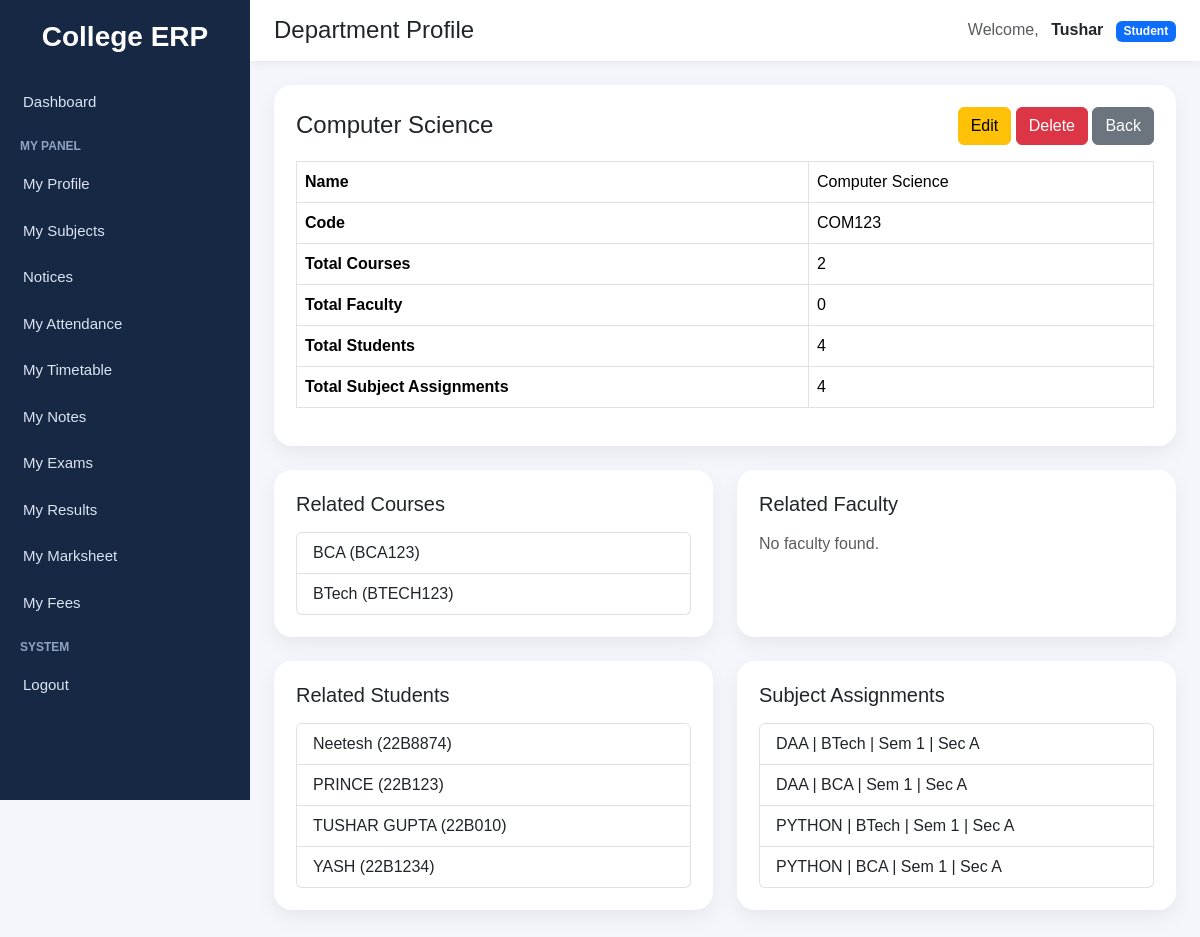
Screenshot of /departments/profile/8/ (signed in) with the database file from the repository.
### accounts/models.py (models this page shows, shortened)
class CustomUser(AbstractUser):
    ROLE_CHOICES = (
        ("student", "Student"),
        ("faculty", "Faculty"),
        ("admin", "Admin"),
    )
    role = models.CharField(max_length=20, choices=ROLE_CHOICES)
    groups = models.ManyToManyField(
        Group,
        blank=True,
        related_name="customuser_set",
        related_query_name="customuser"
    )
    user_permissions = models.ManyToManyField(
        Permission,
        blank=True,
        related_name="customuser_permissions_set",
        related_query_name="customuser_permission"
    )

### departments/models.py (models this page shows)
class Department(models.Model):
    name = models.CharField(max_length=100, unique=True)
    code = models.CharField(max_length=10, unique=True)
    class Meta:
        ordering = ["name"]
    def __str__(self):
        return f"{self.name} ({self.code})"

### courses/models.py (models this page shows, shortened)
class Course(models.Model):
    name = models.CharField(max_length=100, unique=True)
    code = models.CharField(max_length=20, unique=True)
    department = models.ForeignKey(
        Department,
        on_delete=models.CASCADE,
        related_name="courses"
    )
    duration = models.PositiveIntegerField(default=3)
    faculty = models.ForeignKey(
        "faculty.Faculty",
        on_delete=models.SET_NULL,
        null=True,
        blank=True,
        related_name="assigned_courses"
    )
    created_at = models.DateTimeField(auto_now_add=True)
    class Meta:
        ordering = ["name"]

### students/models.py (models this page shows, shortened)
class Student(models.Model):
    GENDER_CHOICES = (
        ('Male', 'Male'),
        ('Female', 'Female'),
        ('Other', 'Other'),
    )
    SEMESTER_CHOICES = (
        (1, 'Semester 1'),
        (2, 'Semester 2'),
        (3, 'Semester 3'),
        (4, 'Semester 4'),
        (5, 'Semester 5'),
        (6, 'Semester 6'),
        (7, 'Semester 7'),
        (8, 'Semester 8'),
    )
    YEAR_CHOICES = (
        (1, '1st Year'),
        (2, '2nd Year'),
        (3, '3rd Year'),
        (4, '4th Year'),
    )
    user = models.OneToOneField(
        settings.AUTH_USER_MODEL,
        on_delete=models.CASCADE,
        related_name='student_profile'
    )
    name = models.CharField(max_length=150)
    enrollment_number = models.CharField(max_length=50, unique=True)
    roll_number = models.CharField(max_length=50, unique=True, blank=True, null=True)
    department = models.ForeignKey(
        Department,
        on_delete=models.CASCADE,
        related_name='students',
        null=True,
        blank=True
    )
    course = models.CharField(max_length=100, blank=True, null=True)
    course_fk = models.ForeignKey(
        Course,
        on_delete=models.SET_NULL,
        related_name='student_profiles',
        null=True,
        blank=True
    )
    semester = models.PositiveSmallIntegerField(choices=SEMESTER_CHOICES, default=1)
    year = models.PositiveSmallIntegerField(choices=YEAR_CHOICES, default=1)
    section = models.CharField(max_length=20, blank=True, null=True)
    phone = models.CharField(max_length=15, blank=True, null=True)
    address = models.TextField(blank=True, null=True)
    date_of_birth = models.DateField(blank=True, null=True)
    gender = models.CharField(max_length=10, choices=GENDER_CHOICES, blank=True, null=True)
    photo = models.ImageField(upload_to='students/', blank=True, null=True)
    admission_date = models.DateField(blank=True, null=True)
    created_at = models.DateTimeField(auto_now_add=True, null=True, blank=True)
    updated_at = models.DateTimeField(auto_now=True, null=True, blank=True)
    class Meta:
        ordering = ['name']

### subjects/models.py (models this page shows, shortened)
class SubjectAssignment(models.Model):
    SEMESTER_CHOICES = (
        (1, 'Semester 1'),
        (2, 'Semester 2'),
        (3, 'Semester 3'),
        (4, 'Semester 4'),
        (5, 'Semester 5'),
        (6, 'Semester 6'),
        (7, 'Semester 7'),
        (8, 'Semester 8'),
    )
    department = models.ForeignKey(
        Department,
        on_delete=models.CASCADE,
        related_name='subject_assignments'
    )
    course = models.ForeignKey(
        Course,
        on_delete=models.CASCADE,
        related_name='subject_assignments'
    )
    semester = models.PositiveSmallIntegerField(choices=SEMESTER_CHOICES)
    section = models.CharField(max_length=20, blank=True, null=True)
    subject = models.ForeignKey(
        Subject,
        on_delete=models.CASCADE,
        related_name='assignments'
    )
    faculty = models.ForeignKey(
        Faculty,
        on_delete=models.CASCADE,
        related_name='subject_assignments'
    )
    is_active = models.BooleanField(default=True)
    created_at = models.DateTimeField(auto_now_add=True)
    class Meta:
        ordering = ['department__name', 'course__name', 'semester', 'section', 'subject__name']
        unique_together = ('course', 'semester', 'section', 'subject')

class Subject(models.Model):
    name = models.CharField(max_length=100)
    code = models.CharField(max_length=20)

### departments/views.py (the view)
# urls.py: path("profile/<int:pk>/", views.department_profile, name="department_profile"),
@login_required
def department_profile(request, pk):
    department = get_object_or_404(Department, pk=pk)
    related_courses = Course.objects.filter(department=department).order_by("name")
    related_faculty = Faculty.objects.filter(department=department).order_by("name")
    related_students = Student.objects.filter(department=department).order_by("name")
    related_assignments = SubjectAssignment.objects.select_related(
        "subject", "course", "faculty"
    ).filter(
        department=department,
        is_active=True
    ).order_by("semester", "section", "subject__name")
    context = {
        "department": department,
        "related_courses": related_courses,
        "related_faculty": related_faculty,
        "related_students": related_students,
        "related_assignments": related_assignments,
        "course_count": related_courses.count(),
        "faculty_count": related_faculty.count(),
        "student_count": related_students.count(),
        "assignment_count": related_assignments.count(),
    }
    return render(request, "departments/department_profile.html", context)

### departments/templates/departments/department_profile.html (shortened to what this page needs)
{% extends "base.html" %}
{% block page_title %}Department Profile{% endblock %}
{% block content %}
<div class="page-card mb-4">
    <div class="d-flex justify-content-between align-items-center mb-3">
        <h4 class="mb-0">{{ department.name }}</h4>
        <div>
            <a href="{% url 'edit_department' department.id %}" class="btn btn-warning">Edit</a>
            <a href="{% url 'delete_department' department.id %}" class="btn btn-danger">Delete</a>
            <a href="{% url 'department_list' %}" class="btn btn-secondary">Back</a>
        </div>
    </div>
    <table class="table table-bordered">
        <tr><th>Name</th><td>{{ department.name }}</td></tr>
        <tr><th>Code</th><td>{{ department.code }}</td></tr>
        <tr><th>Total Courses</th><td>{{ course_count }}</td></tr>
        <tr><th>Total Faculty</th><td>{{ faculty_count }}</td></tr>
        <tr><th>Total Students</th><td>{{ student_count }}</td></tr>
        <tr><th>Total Subject Assignments</th><td>{{ assignment_count }}</td></tr>
    </table>
</div>
<div class="row">
    <div class="col-md-6 mb-4">
        <div class="page-card h-100">
            <h5 class="mb-3">Related Courses</h5>
            {% if related_courses %}
                <ul class="list-group">
                    {% for course in related_courses %}
                        <li class="list-group-item">{{ course.name }} ({{ course.code }})</li>
                    {% endfor %}
                </ul>
            {% else %}
                <p class="text-muted mb-0">No courses found.</p>
            {% endif %}
        </div>
    </div>
    <div class="col-md-6 mb-4">
        <div class="page-card h-100">
            <h5 class="mb-3">Related Faculty</h5>
            {% if related_faculty %}
                <ul class="list-group">
                    {% for faculty in related_faculty %}
                        <li class="list-group-item">{{ faculty.name }}</li>
                    {% endfor %}
                </ul>
            {% else %}
                <p class="text-muted mb-0">No faculty found.</p>
            {% endif %}
        </div>
    </div>
    <div class="col-md-6 mb-4">
        <div class="page-card h-100">
            <h5 class="mb-3">Related Students</h5>
            {% if related_students %}
                <ul class="list-group">
                    {% for student in related_students|slice:":10" %}
                        <li class="list-group-item">
                            {{ student.name }}{% if student.enrollment_number %} ({{ student.enrollment_number }}){% endif %}
                        </li>
                    {% endfor %}
                </ul>
            {% else %}
                <p class="text-muted mb-0">No students found.</p>
            {% endif %}
        </div>
    </div>
    <div class="col-md-6 mb-4">
        <div class="page-card h-100">
            <h5 class="mb-3">Subject Assignments</h5>
            {% if related_assignments %}
                <ul class="list-group">
                    {% for item in related_assignments|slice:":10" %}
                        <li class="list-group-item">
                            {{ item.subject.name }} | {{ item.course.name }} | Sem {{ item.semester }}
                            {% if item.section %}| Sec {{ item.section }}{% endif %}
                        </li>
                    {% endfor %}
                </ul>
            {% else %}
                <p class="text-muted mb-0">No subject assignments found.</p>
            {% endif %}
        </div>
    </div>
</div>
{% endblock %}

### templates/base.html (shortened to what this page needs)
<!DOCTYPE html>
<html lang="en">
<head>
    <link href="https://cdn.jsdelivr.net/npm/bootstrap@5.3.3/dist/css/bootstrap.min.css" rel="stylesheet">
</head>
<body>
<div class="sidebar">
    <h3>College ERP</h3>
    {% if request.user.is_authenticated %}
        {% if request.user.is_superuser or request.user.role == 'admin' %}
            <a href="/dashboard/" class="{% if '/dashboard' in request.path or request.path == '/' %}active-link{% endif %}">
                Dashboard
            </a>
            <div class="sidebar-section-title">Management</div>
            <a href="{% url 'student_list' %}" class="{% if '/students/' in request.path %}active-link{% endif %}">
                Students
            </a>
            <a href="{% url 'faculty_list' %}" class="{% if '/faculty/' in request.path %}active-link{% endif %}">
                Faculty
            </a>
            <a href="/courses/" class="{% if '/courses/' in request.path %}active-link{% endif %}">
                Courses
            </a>
            <a href="/departments/" class="{% if '/departments/' in request.path %}active-link{% endif %}">
                Departments
            </a>
            <div class="sidebar-section-title">Academics</div>
            <a href="/subjects/" class="{% if '/subjects/' in request.path and '/subjects/assignments/' not in request.path and '/subjects/my/' not in request.path %}active-link{% endif %}">
                Subjects
            </a>
            <a href="{% url 'subject_assignment_list' %}" class="{% if '/subjects/assignments/' in request.path %}active-link{% endif %}">
                Subject Assignments
            </a>
            <a href="{% url 'notice_list' %}" class="{% if '/notices/' in request.path %}active-link{% endif %}">
                Notices
            </a>
            <a href="{% url 'attendance_list' %}" class="{% if '/attendance/' in request.path %}active-link{% endif %}">
                Attendance
            </a>
            <a href="{% url 'timetable_list' %}" class="{% if '/timetable/' in request.path and '/timetable/faculty/' not in request.path and '/timetable/student/' not in request.path %}active-link{% endif %}">
                Timetable
            </a>
            <a href="/exams/" class="{% if '/exams/' in request.path and '/exams/results/' not in request.path %}active-link{% endif %}">
                Exams
            </a>
            <a href="{% url 'exam_schedule_list' %}" class="{% if '/exams/schedule/' in request.path %}active-link{% endif %}">
                Exam Schedule
            </a>
            <a href="{% url 'result_list' %}" class="{% if '/exams/results/list/' in request.path %}active-link{% endif %}">
                Results
            </a>
            <a href="{% url 'fee_structure_list' %}" class="{% if '/finance/structures/' in request.path %}active-link{% endif %}">
                Fee Structures
            </a>
            <a href="{% url 'promote_student_fee' %}" class="{% if '/finance/promote/' in request.path %}active-link{% endif %}">
                Promote Fees
            </a>
            <a href="{% url 'student_fee_list' %}" class="{% if '/finance/students/' in request.path %}active-link{% endif %}">
                Student Fees
            </a>
        {% elif request.user.role == 'student' %}
            <a href="/dashboard/" class="{% if '/dashboard' in request.path or request.path == '/' %}active-link{% endif %}">
                Dashboard
            </a>
            <div class="sidebar-section-title">My Panel</div>
            <a href="{% url 'my_student_profile' %}" class="{% if '/students/profile/' in request.path %}active-link{% endif %}">
                My Profile
            </a>
            <a href="{% url 'my_subjects' %}" class="{% if '/subjects/my/' in request.path %}active-link{% endif %}">
                My Subjects
            </a>
            <a href="{% url 'notice_list' %}" class="{% if '/notices/' in request.path %}active-link{% endif %}">
                Notices
            </a>
            <a href="{% url 'my_attendance' %}" class="{% if '/attendance/my/' in request.path %}active-link{% endif %}">
                My Attendance
            </a>
            <a href="{% url 'student_timetable' %}" class="{% if '/timetable/student/' in request.path %}active-link{% endif %}">
                My Timetable
            </a>
            <a href="{% url 'student_note_list' %}" class="{% if '/notes/student/' in request.path %}active-link{% endif %}">
                My Notes
            </a>
            <a href="{% url 'student_exam_schedule' %}" class="{% if '/exams/my-exams/' in request.path %}active-link{% endif %}">
                My Exams
            </a>
            <a href="{% url 'student_result_list' %}" class="{% if '/exams/results/student/' in request.path %}active-link{% endif %}">
                My Results
            </a>
            <a href="{% url 'consolidated_marksheet' %}" class="{% if '/exams/marksheet/' in request.path %}active-link{% endif %}">
                My Marksheet
            </a>
            <a href="{% url 'my_fees' %}" class="{% if '/finance/my-fees/' in request.path %}active-link{% endif %}">
                My Fees
            </a>
        {% endif %}
        <div class="sidebar-section-title">System</div>
        <form method="post" action="/accounts/logout/" style="margin:0;">
            <button type="submit" class="sidebar-logout-btn">Logout</button>
        </form>
    {% endif %}
</div>
<div class="main-content">
    <div class="topbar d-flex justify-content-between align-items-center">
        <h4 class="mb-0">{% block page_title %}College ERP{% endblock %}</h4>
        <div>
            {% if request.user.is_authenticated %}
                <span class="me-2 text-muted">Welcome,</span>
                <strong>{{ request.user.username }}</strong>
                {% if request.user.is_superuser %}
                    <span class="badge bg-danger ms-2">Admin</span>
                {% elif request.user.role %}
                    <span class="badge bg-primary ms-2">{{ request.user.role|title }}</span>
                {% endif %}
            {% endif %}
        </div>
    </div>
    <div class="content-area">
        {% block content %}{% endblock %}
    </div>
</div>
</body>
</html>

### rows the page displays
CustomUser: user.username "Tushar", user.role "Student"
Department: name "Computer Science", code "COM123"
Course: name "BCA", code "BCA123"
Course: name "BTech", code "BTECH123"
Student: name "Neetesh", enrollment_number "22B8874"
Student: name "PRINCE", enrollment_number "22B123"
Student: name "TUSHAR GUPTA", enrollment_number "22B010"
Student: name "YASH", enrollment_number "22B1234"
SubjectAssignment: subject.name "DAA", course.name "BTech", semester "1", section "A"
SubjectAssignment: subject.name "DAA", course.name "BCA", semester "1", section "A"
SubjectAssignment: subject.name "PYTHON", course.name "BTech", semester "1", section "A"
SubjectAssignment: subject.name "PYTHON", course.name "BCA", semester "1", section "A"

### other values shown
{{ course_count }} "2"
{{ faculty_count }} "0"
{{ student_count }} "4"
{{ assignment_count }} "4"
